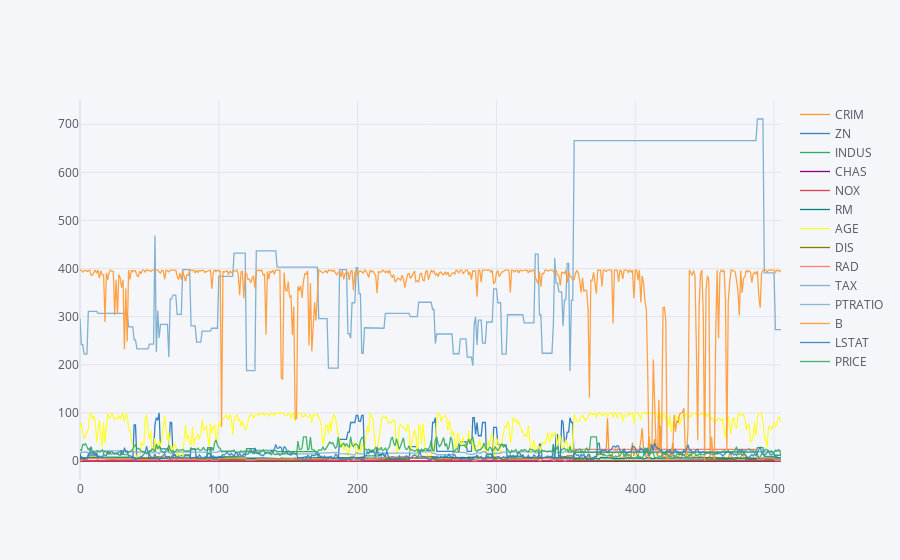

Here is the notebook cell this chart was saved with:
### Markdown cell above
<hr>

### 2- Perform some basic exploratory data analysis to get a feel for the data. Graph some stuff!

### Code cell
# imports
import numpy as np
import seaborn as sns
import cufflinks as cf
# pip3 install cufflinks
# pip3 install chart_studio

cf.go_offline() # tells cufflinks we will be charting plots offline

bst.iplot()

### Figure 1 — Plotly figure (JSON) as saved in the notebook; plotly's stock layout.template omitted (floating-point values rounded to 4 significant figures; data arrays with more than 128 entries replaced by an {"elided": "..."} marker saying what was removed)
{"data": [{"line": {"color": "rgba(255, 153, 51, 1.0)", "dash": "solid", "shape": "linear", "width": 1.3}, "mode": "lines", "name": "CRIM", "text": "", "type": "scatter", "x": {"elided": "506 int values"}, "y": {"elided": "506 float values"}}, {"line": {"color": "rgba(55, 128, 191, 1.0)", "dash": "solid", "shape": "linear", "width": 1.3}, "mode": "lines", "name": "ZN", "text": "", "type": "scatter", "x": {"elided": "506 int values"}, "y": {"elided": "506 float values"}}, {"line": {"color": "rgba(50, 171, 96, 1.0)", "dash": "solid", "shape": "linear", "width": 1.3}, "mode": "lines", "name": "INDUS", "text": "", "type": "scatter", "x": {"elided": "506 int values"}, "y": {"elided": "506 float values"}}, {"line": {"color": "rgba(128, 0, 128, 1.0)", "dash": "solid", "shape": "linear", "width": 1.3}, "mode": "lines", "name": "CHAS", "text": "", "type": "scatter", "x": {"elided": "506 int values"}, "y": {"elided": "506 int values"}}, {"line": {"color": "rgba(219, 64, 82, 1.0)", "dash": "solid", "shape": "linear", "width": 1.3}, "mode": "lines", "name": "NOX", "text": "", "type": "scatter", "x": {"elided": "506 int values"}, "y": {"elided": "506 float values"}}, {"line": {"color": "rgba(0, 128, 128, 1.0)", "dash": "solid", "shape": "linear", "width": 1.3}, "mode": "lines", "name": "RM", "text": "", "type": "scatter", "x": {"elided": "506 int values"}, "y": {"elided": "506 float values"}}, {"line": {"color": "rgba(255, 255, 51, 1.0)", "dash": "solid", "shape": "linear", "width": 1.3}, "mode": "lines", "name": "AGE", "text": "", "type": "scatter", "x": {"elided": "506 int values"}, "y": {"elided": "506 float values"}}, {"line": {"color": "rgba(128, 128, 0, 1.0)", "dash": "solid", "shape": "linear", "width": 1.3}, "mode": "lines", "name": "DIS", "text": "", "type": "scatter", "x": {"elided": "506 int values"}, "y": {"elided": "506 float values"}}, {"line": {"color": "rgba(251, 128, 114, 1.0)", "dash": "solid", "shape": "linear", "width": 1.3}, "mode": "lines", "name": "RAD", "text": "", "type": "scatter", "x": {"elided": "506 int values"}, "y": {"elided": "506 int values"}}, {"line": {"color": "rgba(128, 177, 211, 1.0)", "dash": "solid", "shape": "linear", "width": 1.3}, "mode": "lines", "name": "TAX", "text": "", "type": "scatter", "x": {"elided": "506 int values"}, "y": {"elided": "506 int values"}}, {"line": {"color": "rgba(128, 177, 211, 0.8999999999999999)", "dash": "solid", "shape": "linear", "width": 1.3}, "mode": "lines", "name": "PTRATIO", "text": "", "type": "scatter", "x": {"elided": "506 int values"}, "y": {"elided": "506 float values"}}, {"line": {"color": "rgba(255, 153, 51, 0.8999999999999999)", "dash": "solid", "shape": "linear", "width": 1.3}, "mode": "lines", "name": "B", "text": "", "type": "scatter", "x": {"elided": "506 int values"}, "y": {"elided": "506 float values"}}, {"line": {"color": "rgba(55, 128, 191, 0.8999999999999999)", "dash": "solid", "shape": "linear", "width": 1.3}, "mode": "lines", "name": "LSTAT", "text": "", "type": "scatter", "x": {"elided": "506 int values"}, "y": {"elided": "506 float values"}}, {"line": {"color": "rgba(50, 171, 96, 0.8999999999999999)", "dash": "solid", "shape": "linear", "width": 1.3}, "mode": "lines", "name": "PRICE", "text": "", "type": "scatter", "x": {"elided": "506 int values"}, "y": {"elided": "506 float values"}}], "layout": {"legend": {"bgcolor": "#F5F6F9", "font": {"color": "#4D5663"}}, "paper_bgcolor": "#F5F6F9", "plot_bgcolor": "#F5F6F9", "title": {"font": {"color": "#4D5663"}}, "xaxis": {"gridcolor": "#E1E5ED", "showgrid": true, "tickfont": {"color": "#4D5663"}, "title": {"font": {"color": "#4D5663"}, "text": ""}, "zerolinecolor": "#E1E5ED"}, "yaxis": {"gridcolor": "#E1E5ED", "showgrid": true, "tickfont": {"color": "#4D5663"}, "title": {"font": {"color": "#4D5663"}, "text": ""}, "zerolinecolor": "#E1E5ED"}}}
